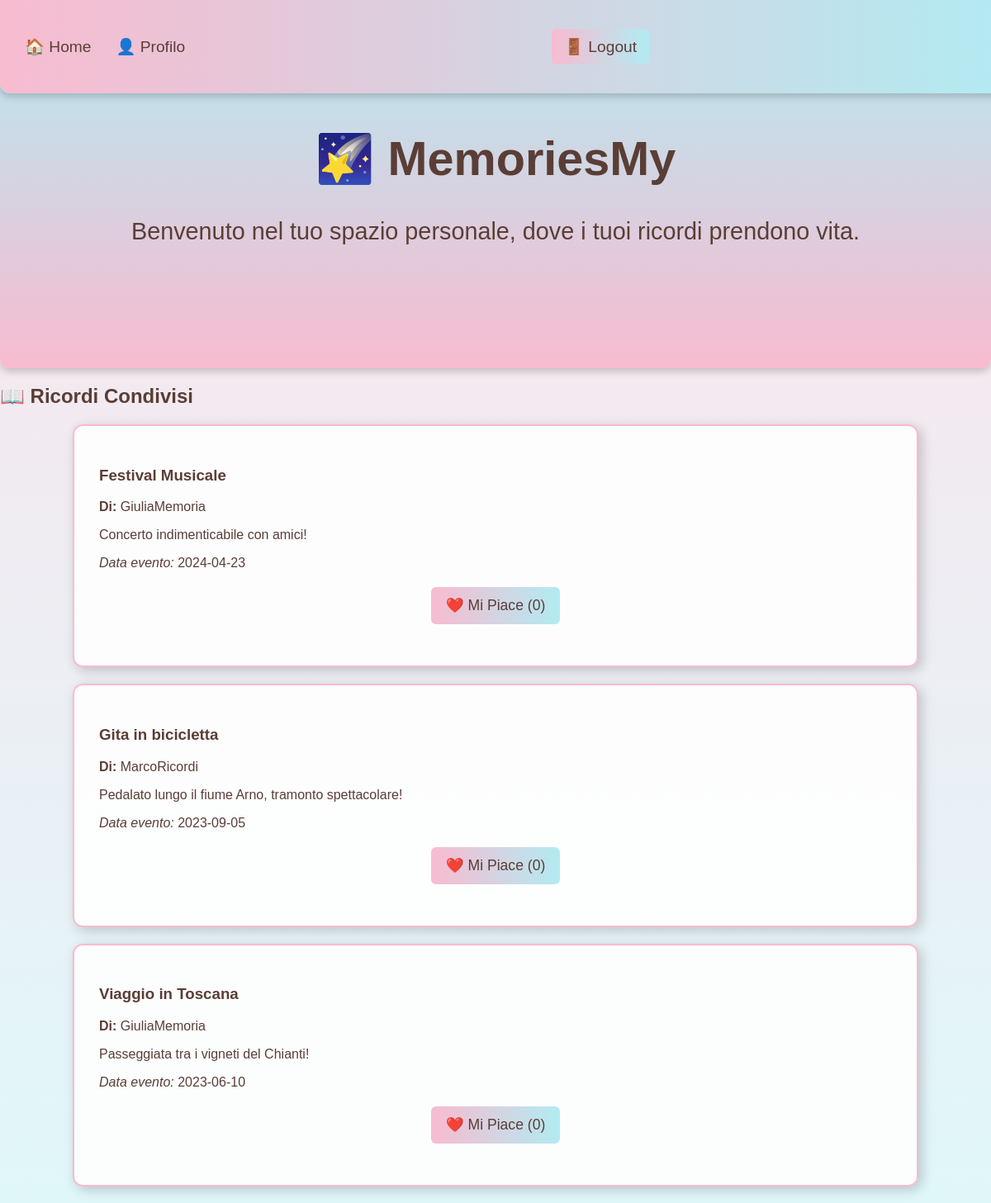
Screenshot of / (signed in) with the database file from the repository.
### tables this page shows
CREATE TABLE ricordi (
    id_ricordo INT AUTO_INCREMENT PRIMARY KEY,
    id_utente INT NOT NULL,
    titolo VARCHAR(100) NOT NULL,
    testo TEXT NOT NULL,
    data_evento DATE NOT NULL,
    file_path VARCHAR(255),
    FOREIGN KEY (id_utente) REFERENCES utenti(id_utente) ON DELETE CASCADE
);

CREATE TABLE utenti (
    id_utente INT AUTO_INCREMENT PRIMARY KEY,
    nome VARCHAR(50) NOT NULL,
    email VARCHAR(100) UNIQUE NOT NULL,
    username VARCHAR(50) UNIQUE NOT NULL,
    password VARCHAR(255) NOT NULL
);

### index.php (the view, shortened to what this page needs)
<?php
require 'config.php';
$stmtRicordi = $pdo->query("SELECT r.id_ricordo, r.titolo, r.testo, u.username, r.data_evento, r.file_path,
    (SELECT COUNT(*) FROM likes WHERE id_ricordo = r.id_ricordo) AS likes
    FROM ricordi r JOIN utenti u ON r.id_utente = u.id_utente ORDER BY r.data_evento DESC");
$ricordi = $stmtRicordi->fetchAll();
?>
<!DOCTYPE html>
<html lang="it">
<head>
    <link rel="stylesheet" href="style.css">
</head>
<body>
    <header class="hero">
        <h1>🌠 MemoriesMy</h1>
        <p>Benvenuto nel tuo spazio personale, dove i tuoi ricordi prendono vita.</p>
    </header>
    <nav class="navbar">
        <a href="index.php">🏠 Home</a>
        <?php if (isset($_SESSION['user_id'])): ?>
            <a href="profile.php">👤 Profilo</a>
            <a href="logout.php" class="btn-secondary">🚪 Logout</a>
        <?php endif; ?>
    </nav>
    <section class="recent-memories">
        <h2>📖 Ricordi Condivisi</h2>
        <?php foreach ($ricordi as $r): ?>
            <div class="memory-card">
                <h3><?= htmlspecialchars($r['titolo']) ?></h3>
                <p><strong>Di:</strong> <?= htmlspecialchars($r['username']) ?></p>
                <p><?= htmlspecialchars($r['testo']) ?></p>
                <p><em>Data evento:</em> <?= htmlspecialchars($r['data_evento']) ?></p>
                <?php if (isset($_SESSION['user_id'])): ?>
                    <form action="likes.php" method="POST">
                        <button type="submit" class="btn-like">❤️ Mi Piace (<?= $r['likes'] ?>)</button>
                    </form>
                <?php endif; ?>
            </div>
        <?php endforeach; ?>
    </section>
</body>
</html>

### style.css (style rules this page uses)
body { font-family: 'Poppins', sans-serif; background: linear-gradient(to bottom, #fce4ec, #e0f7fa); color: #5a3e36; margin: 0; padding: 0; }
.navbar { background: linear-gradient(to right, #f8bbd0, #b2ebf2); padding: 15px; font-size: 1.2em; display: flex; justify-content: space-around; align-items: center; position: fixed; width: 100%; top: 0; z-index: 1000; box-shadow: 0px 4px 10px rgba(0, 0, 0, 0.2); border-radius: 0 0 12px 12px; }
.navbar a { text-decoration: none; color: #5a3e36; padding: 10px 15px; border-radius: 6px; font-size: 1em; transition: background 0.3s ease-in-out; }
.hero { background: linear-gradient(to top, #f8bbd0, #b2ebf2); padding: 120px 20px; font-size: 1.8em; text-align: center; box-shadow: 0px 4px 10px rgba(0, 0, 0, 0.2); border-radius: 0 0 12px 12px; }
.btn-primary, .btn-secondary, .btn-like, .btn-back { background: linear-gradient(to right, #f8bbd0, #b2ebf2); color: #5a3e36; padding: 12px 18px; border: none; cursor: pointer; border-radius: 6px; font-size: 1.1em; transition: background 0.3s ease-in-out, transform 0.2s ease-in-out; display: block; margin: 20px auto; text-align: center; width: fit-content; }
.memory-card { background: rgba(255, 255, 255, 0.9); padding: 30px; width: 80%; margin: 20px auto; border-radius: 12px; box-shadow: 4px 4px 15px rgba(0,0,0,0.2); border: 2px solid #f8bbd0; transition: transform 0.2s ease-in-out; }

### rows the page displays
ricordi: titolo "Festival Musicale", id_utente.username "GiuliaMemoria", testo "Concerto indimenticabile con amici!", data_evento "2024-04-23", likes "0"
ricordi: titolo "Gita in bicicletta", id_utente.username "MarcoRicordi", testo "Pedalato lungo il fiume Arno, tramonto spettacolare!", data_evento "2023-09-05", likes "0"
ricordi: titolo "Viaggio in Toscana", id_utente.username "GiuliaMemoria", testo "Passeggiata tra i vigneti del Chianti!", data_evento "2023-06-10", likes "0"
